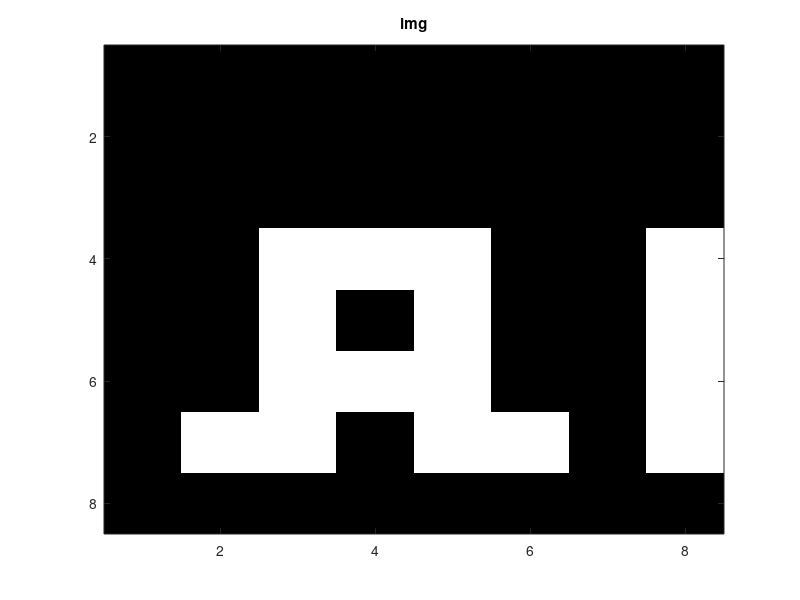

MATLAB code for this plot: (Note: this script raises an error after producing the figure.)
clc
close all
clear all

imagem = [ 0, 0, 0, 0, 0, 0, 0, 0;
        0, 0, 0, 0, 0, 0, 0, 0;
        0, 0, 0, 0, 0, 0, 0, 0;
        0, 0, 1, 1, 1, 0, 0, 1;
        0, 0, 1, 0, 1, 0, 0, 1;
        0, 0, 1, 1, 1, 0, 0, 1;
        0, 1, 1, 0, 1, 1, 0, 1;
        0, 0, 0, 0, 0, 0, 0, 0;]

figure;
colormap(gray);
imagesc(imagem);
title('img');
n_objetos = 2;
vetor_cadeia = {};

[idx,idy] = find(imagem>0,1);
contourCW = bwtraceboundary(imagem,[idx idy],'W',8,50,'clockwise');